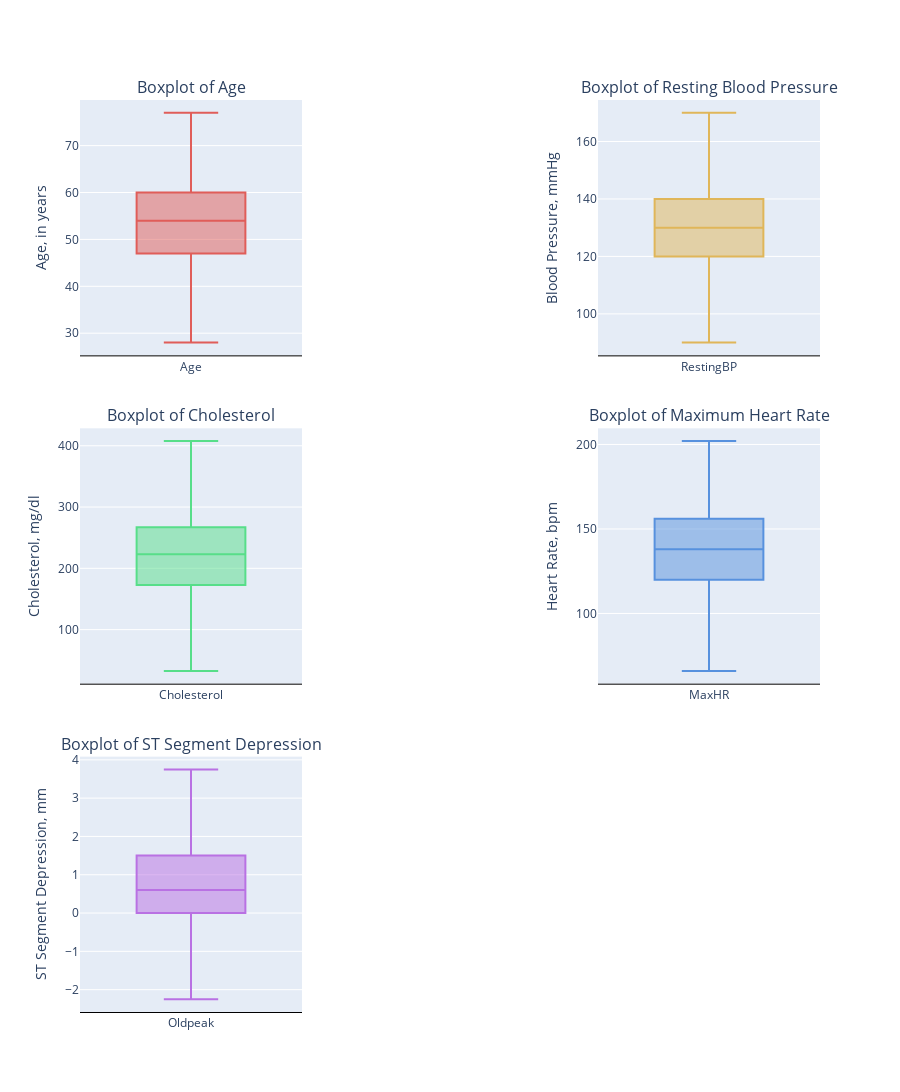

Write notebook code for a chart like this one.
### Code cell
numerical_features_boxplots = make_subplots(rows=3, cols=2, vertical_spacing=0.08, horizontal_spacing=0.4,
                    subplot_titles=("Boxplot of Age",
                                    "Boxplot of Resting Blood Pressure",
                                    "Boxplot of Cholesterol",
                                    "Boxplot of Maximum Heart Rate",
                                    "Boxplot of ST Segment Depression"))

numerical_features_boxplots.add_trace(go.Box(y=dataset['Age'], name="Age", 
                     marker_color = '#e05d59', showlegend=False),
              row=1, col=1)

numerical_features_boxplots.add_trace(go.Box(y=dataset['RestingBP'], name="RestingBP", 
                     marker_color = '#e0b659', showlegend=False),
              row=1, col=2)

numerical_features_boxplots.add_trace(go.Box(y=dataset['Cholesterol'], name="Cholesterol", 
                     marker_color = '#57de89', showlegend=False),
              row=2, col=1)

numerical_features_boxplots.add_trace(go.Box(y=dataset['MaxHR'], name="MaxHR", 
                     marker_color = '#5791de', showlegend=False),
              row=2, col=2)

numerical_features_boxplots.add_trace(go.Box(y=dataset['Oldpeak'], name="Oldpeak", 
                     marker_color = '#b971e3', showlegend=False),
              row=3, col=1)

numerical_features_boxplots.update_layout(
                  yaxis1_title='Age, in years',
                  yaxis2_title="Blood Pressure, mmHg",
                  yaxis3_title="Cholesterol, mg/dl",
                  yaxis4_title="Heart Rate, bpm",
                  yaxis5_title="ST Segment Depression, mm",
                  barmode='overlay', showlegend=True,
                  legend=dict(orientation="h", yanchor="bottom", y=1.01, xanchor="right", x=.95),
                  height=1300, width=900)
numerical_features_boxplots.update_xaxes(showline=True, linewidth=1, linecolor='black', zeroline=False)
numerical_features_boxplots.update_yaxes(showline=False, zeroline=False)
numerical_features_boxplots.show()

### Figure 1 — Plotly figure (JSON) as saved in the notebook; plotly's stock layout.template omitted (floating-point values rounded to 4 significant figures; data arrays with more than 128 entries replaced by an {"elided": "..."} marker saying what was removed)
{"data": [{"marker": {"color": "#e05d59"}, "name": "Age", "showlegend": false, "type": "box", "xaxis": "x", "y": {"elided": "918 int values"}, "yaxis": "y"}, {"marker": {"color": "#e0b659"}, "name": "RestingBP", "showlegend": false, "type": "box", "xaxis": "x2", "y": {"elided": "918 int values"}, "yaxis": "y2"}, {"marker": {"color": "#57de89"}, "name": "Cholesterol", "showlegend": false, "type": "box", "xaxis": "x3", "y": {"elided": "918 float values"}, "yaxis": "y3"}, {"marker": {"color": "#5791de"}, "name": "MaxHR", "showlegend": false, "type": "box", "xaxis": "x4", "y": {"elided": "918 int values"}, "yaxis": "y4"}, {"marker": {"color": "#b971e3"}, "name": "Oldpeak", "showlegend": false, "type": "box", "xaxis": "x5", "y": {"elided": "918 float values"}, "yaxis": "y5"}], "layout": {"annotations": [{"font": {"size": 16}, "showarrow": false, "text": "Boxplot of Age", "x": 0.15, "xanchor": "center", "xref": "paper", "y": 1, "yanchor": "bottom", "yref": "paper"}, {"font": {"size": 16}, "showarrow": false, "text": "Boxplot of Resting Blood Pressure", "x": 0.85, "xanchor": "center", "xref": "paper", "y": 1, "yanchor": "bottom", "yref": "paper"}, {"font": {"size": 16}, "showarrow": false, "text": "Boxplot of Cholesterol", "x": 0.15, "xanchor": "center", "xref": "paper", "y": 0.64, "yanchor": "bottom", "yref": "paper"}, {"font": {"size": 16}, "showarrow": false, "text": "Boxplot of Maximum Heart Rate", "x": 0.85, "xanchor": "center", "xref": "paper", "y": 0.64, "yanchor": "bottom", "yref": "paper"}, {"font": {"size": 16}, "showarrow": false, "text": "Boxplot of ST Segment Depression", "x": 0.15, "xanchor": "center", "xref": "paper", "y": 0.28, "yanchor": "bottom", "yref": "paper"}], "barmode": "overlay", "height": 1300, "legend": {"orientation": "h", "x": 0.95, "xanchor": "right", "y": 1.01, "yanchor": "bottom"}, "showlegend": true, "width": 900, "xaxis": {"anchor": "y", "domain": [0, 0.3], "linecolor": "black", "linewidth": 1, "showline": true, "zeroline": false}, "xaxis2": {"anchor": "y2", "domain": [0.7, 1], "linecolor": "black", "linewidth": 1, "showline": true, "zeroline": false}, "xaxis3": {"anchor": "y3", "domain": [0, 0.3], "linecolor": "black", "linewidth": 1, "showline": true, "zeroline": false}, "xaxis4": {"anchor": "y4", "domain": [0.7, 1], "linecolor": "black", "linewidth": 1, "showline": true, "zeroline": false}, "xaxis5": {"anchor": "y5", "domain": [0, 0.3], "linecolor": "black", "linewidth": 1, "showline": true, "zeroline": false}, "xaxis6": {"anchor": "y6", "domain": [0.7, 1], "linecolor": "black", "linewidth": 1, "showline": true, "zeroline": false}, "yaxis": {"anchor": "x", "domain": [0.72, 1], "showline": false, "title": {"text": "Age, in years"}, "zeroline": false}, "yaxis2": {"anchor": "x2", "domain": [0.72, 1], "showline": false, "title": {"text": "Blood Pressure, mmHg"}, "zeroline": false}, "yaxis3": {"anchor": "x3", "domain": [0.36, 0.64], "showline": false, "title": {"text": "Cholesterol, mg/dl"}, "zeroline": false}, "yaxis4": {"anchor": "x4", "domain": [0.36, 0.64], "showline": false, "title": {"text": "Heart Rate, bpm"}, "zeroline": false}, "yaxis5": {"anchor": "x5", "domain": [0, 0.28], "showline": false, "title": {"text": "ST Segment Depression, mm"}, "zeroline": false}, "yaxis6": {"anchor": "x6", "domain": [0, 0.28], "showline": false, "zeroline": false}}}
